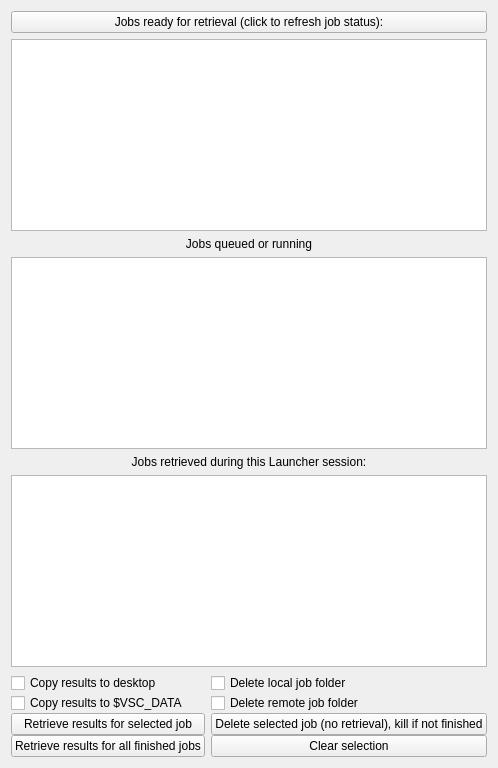
      <widget class="QWidget" name="wRetrievePage">
       <attribute name="title">
        <string>Retrieve</string>
       </attribute>
       <layout class="QVBoxLayout" name="verticalLayout_15">
        <item>
         <widget class="QPushButton" name="wRefresh">
          <property name="text">
           <string>Jobs ready for retrieval (click to refresh job status):</string>
          </property>
         </widget>
        </item>
        <item>
         <widget class="QTextEdit" name="wFinished">
          <property name="enabled">
           <bool>true</bool>
          </property>
          <property name="sizePolicy">
           <sizepolicy hsizetype="Preferred" vsizetype="Preferred">
            <horstretch>0</horstretch>
            <verstretch>0</verstretch>
           </sizepolicy>
          </property>
          <property name="font">
           <font>
            <family>Menlo</family>
            <pointsize>12</pointsize>
           </font>
          </property>
          <property name="toolTip">
           <string>&lt;html&gt;&lt;head/&gt;&lt;body&gt;&lt;p&gt;Select the job that you want to retrieve by moving the cursor.&lt;/p&gt;&lt;/body&gt;&lt;/html&gt;</string>
          </property>
         </widget>
        </item>
        <item>
         <widget class="QLabel" name="label_6">
          <property name="text">
           <string>Jobs queued or running</string>
          </property>
          <property name="alignment">
           <set>Qt::AlignCenter</set>
          </property>
         </widget>
        </item>
        <item>
         <widget class="QTextEdit" name="wNotFinished">
          <property name="enabled">
           <bool>true</bool>
          </property>
          <property name="font">
           <font>
            <family>Menlo</family>
            <pointsize>12</pointsize>
           </font>
          </property>
         </widget>
        </item>
        <item>
         <widget class="QLabel" name="label_JobsRetrieved">
          <property name="sizePolicy">
           <sizepolicy hsizetype="Preferred" vsizetype="Fixed">
            <horstretch>0</horstretch>
            <verstretch>0</verstretch>
           </sizepolicy>
          </property>
          <property name="text">
           <string>Jobs retrieved during this Launcher session:</string>
          </property>
          <property name="alignment">
           <set>Qt::AlignCenter</set>
          </property>
         </widget>
        </item>
        <item>
         <widget class="QTextEdit" name="wRetrieved">
          <property name="enabled">
           <bool>true</bool>
          </property>
          <property name="sizePolicy">
           <sizepolicy hsizetype="Preferred" vsizetype="Preferred">
            <horstretch>0</horstretch>
            <verstretch>0</verstretch>
           </sizepolicy>
          </property>
          <property name="font">
           <font>
            <family>Menlo</family>
            <pointsize>12</pointsize>
           </font>
          </property>
         </widget>
        </item>
        <item>
         <layout class="QGridLayout" name="gridLayout_3">
          <property name="verticalSpacing">
           <number>0</number>
          </property>
          <item row="2" column="0">
           <widget class="QPushButton" name="wRetrieveSelectedJob">
            <property name="text">
             <string>Retrieve results for selected job</string>
            </property>
           </widget>
          </item>
          <item row="2" column="1">
           <widget class="QPushButton" name="wDeleteSelectedJob">
            <property name="text">
             <string>Delete selected job (no retrieval), kill if not finished</string>
            </property>
           </widget>
          </item>
          <item row="0" column="0">
           <widget class="QCheckBox" name="wCheckCopyToDesktop">
            <property name="text">
             <string>Copy results to desktop</string>
            </property>
           </widget>
          </item>
          <item row="1" column="1">
           <widget class="QCheckBox" name="wCheckDeleteRemoteJobFolder">
            <property name="text">
             <string>Delete remote job folder</string>
            </property>
           </widget>
          </item>
          <item row="3" column="0">
           <widget class="QPushButton" name="wRetrieveAllJobs">
            <property name="text">
             <string>Retrieve results for all finished jobs</string>
            </property>
           </widget>
          </item>
          <item row="0" column="1">
           <widget class="QCheckBox" name="wCheckDeleteLocalJobFolder">
            <property name="text">
             <string>Delete local job folder</string>
            </property>
           </widget>
          </item>
          <item row="1" column="0">
           <widget class="QCheckBox" name="wCheckCopyToVscData">
            <property name="text">
             <string>Copy results to $VSC_DATA</string>
            </property>
           </widget>
          </item>
          <item row="3" column="1">
           <widget class="QPushButton" name="wClearSelection">
            <property name="text">
             <string>Clear selection</string>
            </property>
           </widget>
          </item>
         </layout>
        </item>
       </layout>
      </widget>
